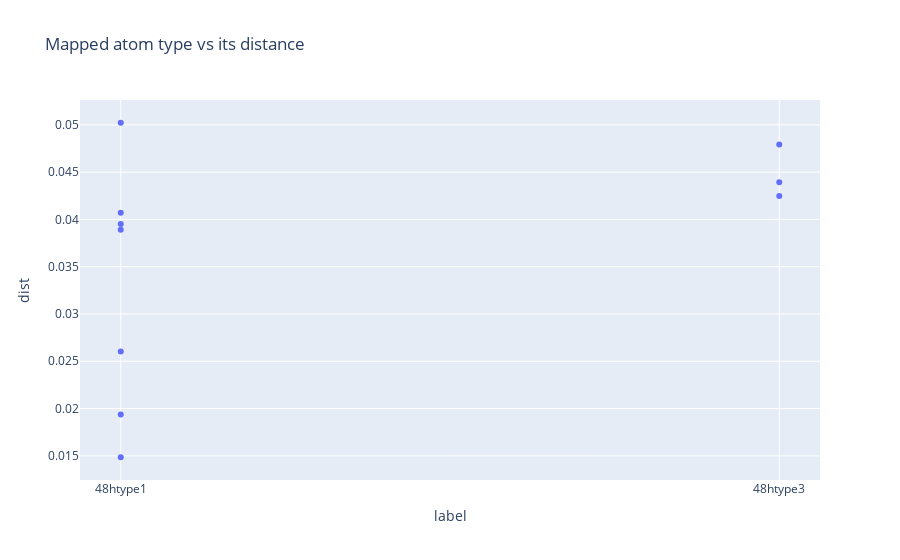

This figure's notebook cell:
### Code cell
df = plot_mapped_label_vs_dist_and_histogram(file_loc_important_cols, litype, category_data = "mapping", el = "Li")

### Figure 1 — Plotly figure (JSON) as saved in the notebook; plotly's stock layout.template omitted (floating-point values rounded to 4 significant figures)
{"data": [{"hovertemplate": "label=%{x}<br>dist=%{y}<extra></extra>", "legendgroup": "", "marker": {"color": "#636efa", "symbol": "circle"}, "mode": "markers", "name": "", "orientation": "v", "showlegend": false, "type": "scatter", "x": ["48htype1", "48htype1", "48htype1", "48htype3", "48htype1", "48htype1", "48htype3", "48htype1", "48htype1", "48htype3"], "xaxis": "x", "y": [0.03891, 0.02603, 0.05022, 0.04792, 0.0407, 0.01938, 0.04394, 0.03951, 0.01485, 0.04248], "yaxis": "y"}], "layout": {"legend": {"tracegroupgap": 0}, "title": {"text": "Mapped atom type vs its distance"}, "xaxis": {"anchor": "y", "domain": [0, 1], "title": {"text": "label"}}, "yaxis": {"anchor": "x", "domain": [0, 1], "title": {"text": "dist"}}}}
